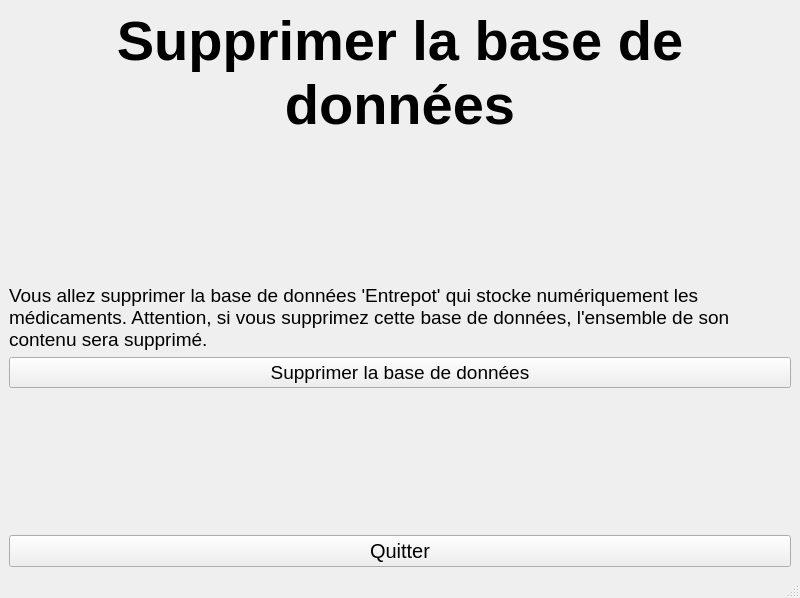
<?xml version="1.0" encoding="UTF-8"?>
<ui version="4.0">
 <class>FenetreBDDSupprimer</class>
 <widget class="QMainWindow" name="FenetreBDDSupprimer">
  <property name="geometry">
   <rect>
    <x>0</x>
    <y>0</y>
    <width>800</width>
    <height>598</height>
   </rect>
  </property>
  <property name="windowTitle">
   <string>PharmacieManager - Base de données</string>
  </property>
  <widget class="QWidget" name="centralwidget">
   <layout class="QVBoxLayout" name="verticalLayout">
    <item>
     <widget class="QLabel" name="Menu">
      <property name="font">
       <font>
        <pointsize>42</pointsize>
        <bold>true</bold>
       </font>
      </property>
      <property name="text">
       <string>Supprimer la base de données</string>
      </property>
      <property name="textFormat">
       <enum>Qt::TextFormat::AutoText</enum>
      </property>
      <property name="alignment">
       <set>Qt::AlignmentFlag::AlignCenter</set>
      </property>
      <property name="wordWrap">
       <bool>true</bool>
      </property>
      <property name="textInteractionFlags">
       <set>Qt::TextInteractionFlag::NoTextInteraction</set>
      </property>
     </widget>
    </item>
    <item>
     <spacer name="verticalSpacer">
      <property name="orientation">
       <enum>Qt::Orientation::Vertical</enum>
      </property>
      <property name="sizeHint" stdset="0">
       <size>
        <width>20</width>
        <height>113</height>
       </size>
      </property>
     </spacer>
    </item>
    <item>
     <widget class="QLabel" name="SuppressionInfo">
      <property name="font">
       <font>
        <pointsize>14</pointsize>
       </font>
      </property>
      <property name="text">
       <string>Vous allez supprimer la base de données 'Entrepot' qui stocke numériquement les médicaments. Attention, si vous supprimez cette base de données, l'ensemble de son contenu sera supprimé.</string>
      </property>
      <property name="wordWrap">
       <bool>true</bool>
      </property>
      <property name="textInteractionFlags">
       <set>Qt::TextInteractionFlag::NoTextInteraction</set>
      </property>
     </widget>
    </item>
    <item>
     <widget class="QPushButton" name="Supprimer">
      <property name="font">
       <font>
        <pointsize>14</pointsize>
       </font>
      </property>
      <property name="text">
       <string>Supprimer la base de données</string>
      </property>
     </widget>
    </item>
    <item>
     <spacer name="verticalSpacer_2">
      <property name="orientation">
       <enum>Qt::Orientation::Vertical</enum>
      </property>
      <property name="sizeHint" stdset="0">
       <size>
        <width>20</width>
        <height>113</height>
       </size>
      </property>
     </spacer>
    </item>
    <item>
     <widget class="QPushButton" name="Quitter">
      <property name="font">
       <font>
        <pointsize>15</pointsize>
       </font>
      </property>
      <property name="text">
       <string>Quitter</string>
      </property>
     </widget>
    </item>
   </layout>
  </widget>
  <widget class="QStatusBar" name="statusbar"/>
 </widget>
 <resources/>
 <connections/>
</ui>
